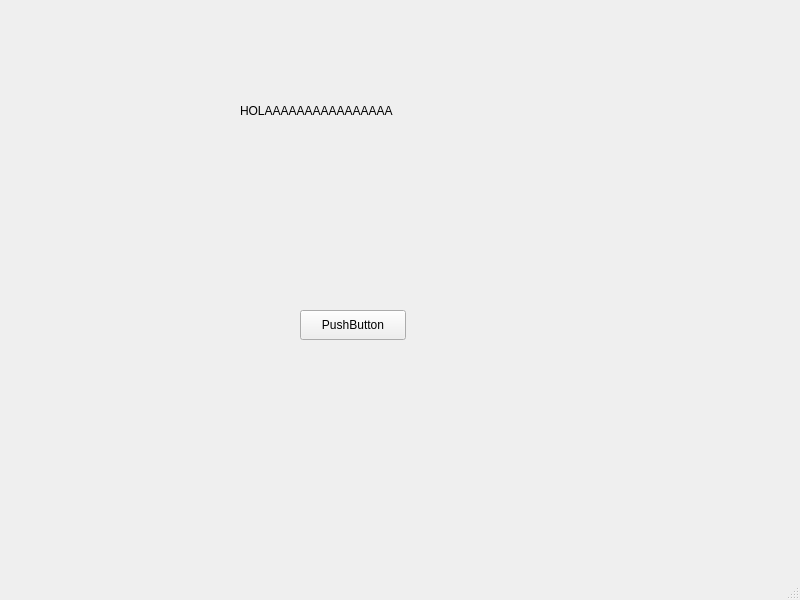
<?xml version="1.0" encoding="UTF-8"?>
<ui version="4.0">
 <class>MainWindow</class>
 <widget class="QMainWindow" name="MainWindow">
  <property name="geometry">
   <rect>
    <x>0</x>
    <y>0</y>
    <width>800</width>
    <height>600</height>
   </rect>
  </property>
  <property name="windowTitle">
   <string>MainWindow</string>
  </property>
  <widget class="QWidget" name="centralwidget">
   <widget class="QPushButton" name="prueba_boton">
    <property name="geometry">
     <rect>
      <x>300</x>
      <y>310</y>
      <width>106</width>
      <height>30</height>
     </rect>
    </property>
    <property name="text">
     <string>PushButton</string>
    </property>
   </widget>
   <widget class="QLabel" name="prueba_label">
    <property name="geometry">
     <rect>
      <x>240</x>
      <y>70</y>
      <width>351</width>
      <height>81</height>
     </rect>
    </property>
    <property name="text">
     <string>HOLAAAAAAAAAAAAAAAA</string>
    </property>
   </widget>
  </widget>
  <widget class="QMenuBar" name="menubar">
   <property name="geometry">
    <rect>
     <x>0</x>
     <y>0</y>
     <width>800</width>
     <height>26</height>
    </rect>
   </property>
  </widget>
  <widget class="QStatusBar" name="statusbar"/>
 </widget>
 <resources/>
 <connections/>
</ui>
